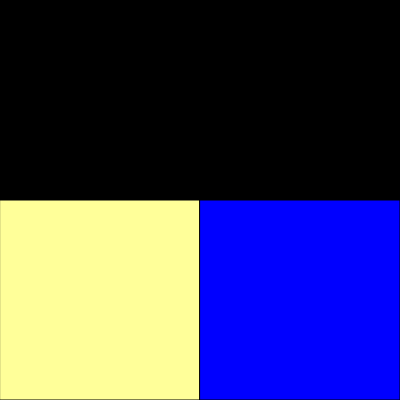
Frame 1 (no input)
Frame 60 (no input): identical to frame 1, image omitted
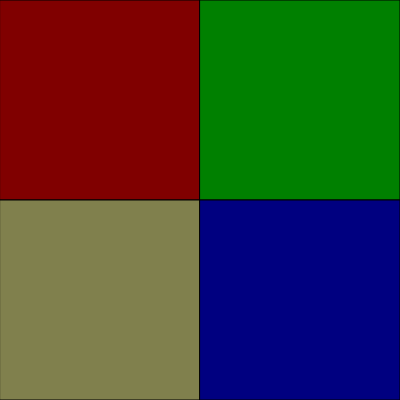
Frame 120 (the mouse pressed at the canvas centre since frame 60)

The p5.js sketch that drew these frames (run headless with seeded random() and noise() and a simulated clock; from frame 60 on, the mouse is pressed at the canvas centre):

// p5.js sketch
// ── sketch.js
	function setup (){
		createCanvas (400,400);
	}

	function draw (){
	background (0);

		var x1 = map (mouseX, 0, width, 0, 255);
		var y1 = map (mouseY, 0, width, 0, 255);
		var x2 = map (mouseX, 0, width, 255, 0);
		var y2 = map (mouseY, 0, width, 255, 0);
		console.log(x1, y1, x2, y2);

		fill (255, 0, 0, x1);
		rect (0, 0, 200,200);
		fill (0, 255, 0, y1);
		rect (width/2, 0, 200 ,200);
		fill (255 ,255 ,153, x2);
		rect (0 ,height/2 ,200 ,200);
		fill (0, 0, 255, y2);
		rect (width/2, height/2, 200, 200);
		//

	}
